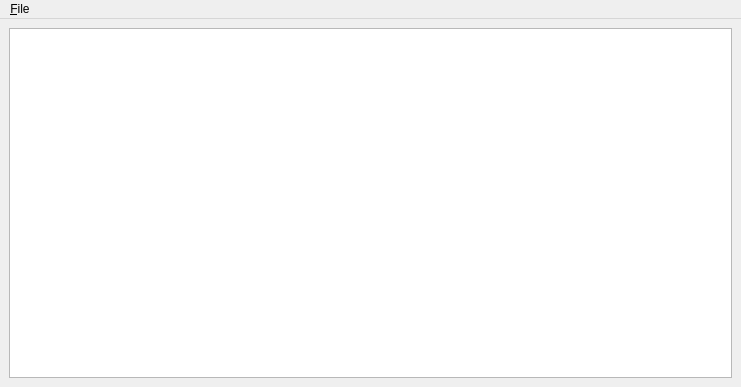
<?xml version="1.0" encoding="UTF-8"?>
<ui version="4.0">
 <class>TransactionsWindow</class>
 <widget class="QMainWindow" name="TransactionsWindow">
  <property name="geometry">
   <rect>
    <x>0</x>
    <y>0</y>
    <width>741</width>
    <height>387</height>
   </rect>
  </property>
  <property name="windowTitle">
   <string>Transactions Report</string>
  </property>
  <widget class="QWidget" name="centralwidget">
   <layout class="QGridLayout" name="gridLayout">
    <item row="0" column="0">
     <widget class="QTreeView" name="treeView">
      <property name="rootIsDecorated">
       <bool>false</bool>
      </property>
     </widget>
    </item>
   </layout>
  </widget>
  <widget class="QMenuBar" name="menubar">
   <property name="geometry">
    <rect>
     <x>0</x>
     <y>0</y>
     <width>741</width>
     <height>30</height>
    </rect>
   </property>
   <widget class="QMenu" name="menu_File">
    <property name="title">
     <string>&amp;File</string>
    </property>
    <addaction name="action_Quit"/>
   </widget>
   <addaction name="menu_File"/>
  </widget>
  <action name="action_Quit">
   <property name="text">
    <string>&amp;Quit</string>
   </property>
  </action>
 </widget>
 <resources/>
 <connections>
  <connection>
   <sender>action_Quit</sender>
   <signal>triggered()</signal>
   <receiver>TransactionsWindow</receiver>
   <slot>close()</slot>
   <hints>
    <hint type="sourcelabel">
     <x>-1</x>
     <y>-1</y>
    </hint>
    <hint type="destinationlabel">
     <x>370</x>
     <y>193</y>
    </hint>
   </hints>
  </connection>
 </connections>
</ui>
